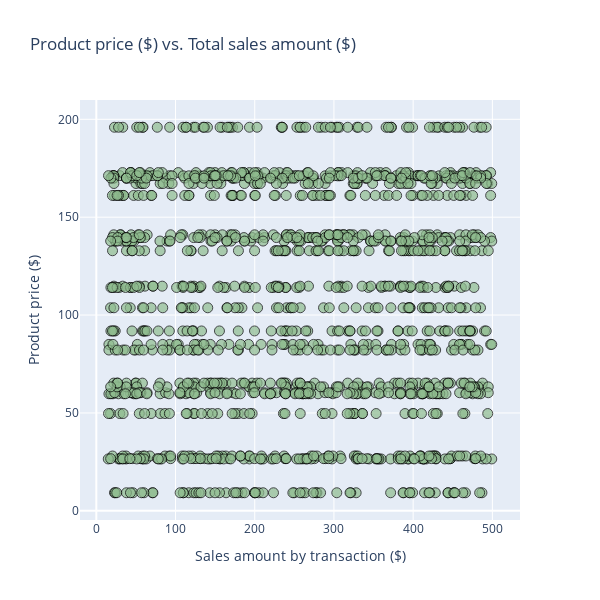

Write notebook code for a chart like this one.
### Markdown cell above
*Representación del precio de los productos y el valor de las transacciones aceptadas.*

### Code cell
"""
Transacciones vs productos vendidos en cada transacción.
Tengo que unir las 3 tablas: transactions, trans_prod y products --> MERGE
"""

# Unir transacciones con productos
merged_data = dict_transactions['transactions'].merge(dict_transactions['trans_prod'], on="transaction_id", how="inner").merge(dict_transactions['products'][['product_id', 'price']], on="product_id", how="inner")
total_transaction_amount = merged_data.groupby(by=['transaction_id'])['amount'].sum()/merged_data['transaction_id'].value_counts()
product_price = merged_data.groupby('product_id')['price'].mean()
#print(total_transaction_amount)
#print(product_price)

# Tengo que relacionar cada id con su valor total:
merged_data['total_transaction_amount'] = merged_data['transaction_id'].map(total_transaction_amount)
merged_data['product_price'] = merged_data['product_id'].map(product_price)

# Gráfico
fig = go.Figure()

X= merged_data['total_transaction_amount']
Y= merged_data['product_price']

fig.add_trace(go.Scatter( 
    x= X,
    y= Y,
    mode='markers', 
    marker=dict(
        size=10, 
        color='darkseagreen',
        opacity=0.7,
        line=dict(width=1, color='black') # Bordes
    ),
     text=[f"Total sale = $ {sale:.2f}, Product price = $ {price:.2f}" 
          for sale, price in zip(merged_data['total_transaction_amount'], merged_data['product_price'])]
))

fig.update_layout(
    title='Product price ($) vs. Total sales amount ($)', 
    xaxis_title='Sales amount by transaction ($)',
    yaxis_title='Product price ($)',
    width=600,
    height=600
)

fig.show()

### Figure 1 — Plotly figure (JSON) as saved in the notebook; plotly's stock layout.template omitted (floating-point values rounded to 4 significant figures; data arrays with more than 128 entries replaced by an {"elided": "..."} marker saying what was removed)
{"data": [{"marker": {"color": "darkseagreen", "line": {"color": "black", "width": 1}, "opacity": 0.7, "size": 10}, "mode": "markers", "text": {"elided": "1457 str values"}, "type": "scatter", "x": {"elided": "1457 float values"}, "y": {"elided": "1457 float values"}}], "layout": {"height": 600, "title": {"text": "Product price ($) vs. Total sales amount ($)"}, "width": 600, "xaxis": {"title": {"text": "Sales amount by transaction ($)"}}, "yaxis": {"title": {"text": "Product price ($)"}}}}
